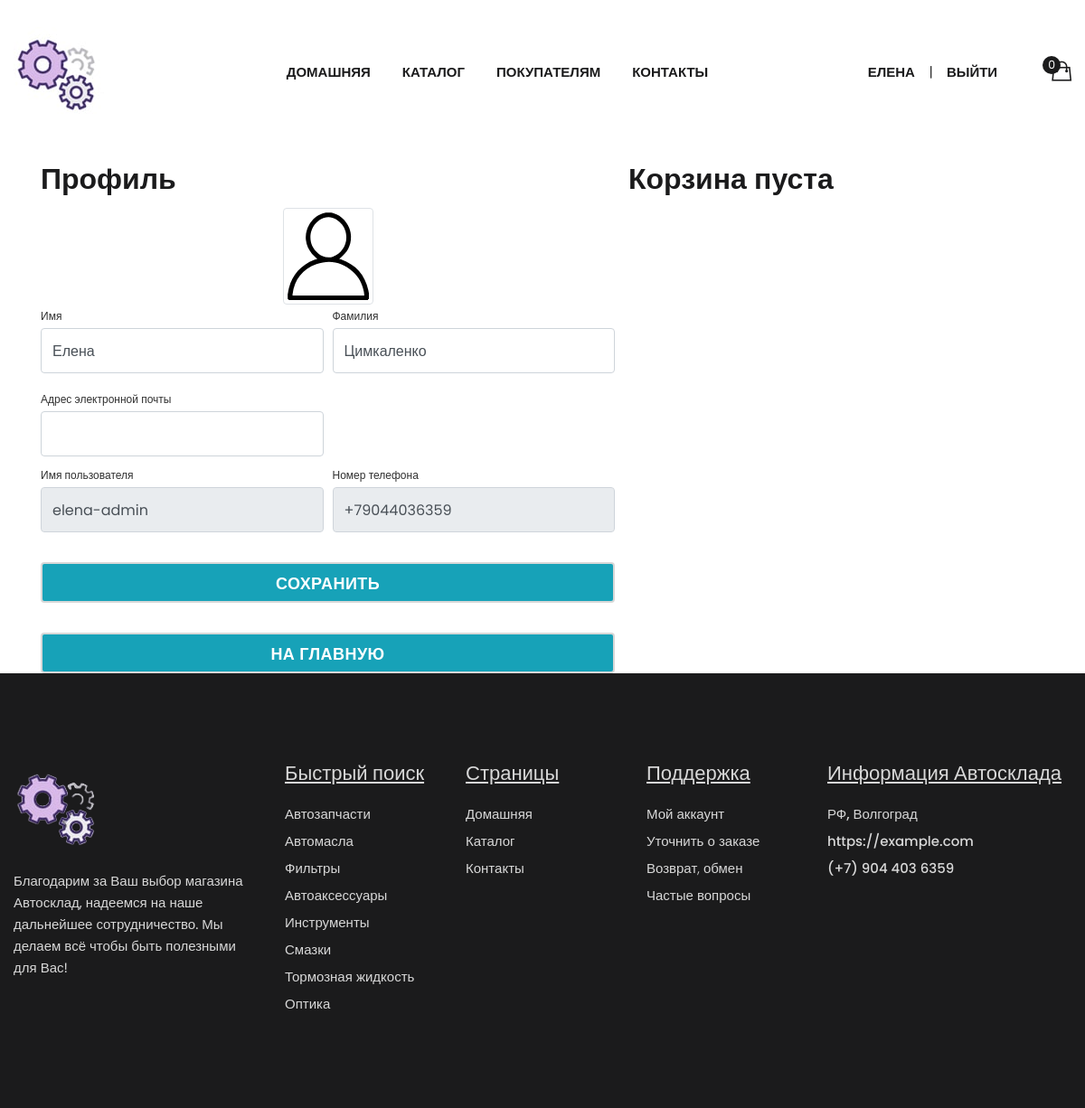
Page /users/profile/ (signed in) on the committed database.
### users/models.py (models this page shows)
class User(AbstractUser):
    phone_number = PhoneNumberField()

### products/models.py (models this page shows, shortened)
class ProductCategory(models.Model):
    name = models.CharField(max_length=64, unique=True)
    description = models.TextField(blank=True)
    image = models.ImageField(upload_to='productcategories_images', blank=True)
    class Meta:
        verbose_name_plural = 'Product Categories'

### users/views.py (the view)
# urls.py: path('profile/', profile, name='profile'),
@login_required
def profile(request):
    user = request.user
    if request.method == 'POST':
        form = UserProfileForm(data=request.POST, instance=user)
        if form.is_valid():
            form.save()
            return HttpResponseRedirect(reverse('users:profile'))
    else:
        form = UserProfileForm(instance=user)
    baskets = Basket.objects.filter(user=user)
    total_quantity = sum(basket.quantity for basket in baskets)
    total_sum = sum(basket.sum() for basket in baskets)
    context = {'form': form,
               'title': 'Профиль',
               'baskets': baskets,
               'total_quantity': total_quantity,
               'total_sum': total_sum,
               'categories': ProductCategory.objects.all(),
    }
    return render(request, 'users/profile.html', context)

### users/forms.py
class UserProfileForm(UserChangeForm):
    username = forms.CharField(widget=forms.TextInput(attrs={'readonly': True}))
    phone_number = forms.CharField(widget=forms.TextInput(attrs={'readonly': True}))
    email = forms.CharField(widget=forms.EmailInput(), required=False)
    class Meta:
        model = User
        fields = ('username', 'phone_number', 'first_name', 'last_name')
    def __init__(self, *args, **kwargs):
        super(UserProfileForm, self).__init__(*args, **kwargs)
        for field_name, field in self.fields.items():
            field.widget.attrs['class'] = 'form-control py-4'

### users/templates/users/profile.html (shortened to what this page needs)
{% extends 'products/base.html' %}
{% load static %}
{% block content %}
    <div class="container">
        <div class="row">
            <div class="col-lg-7">
                <h4 class="mt-3 mb-3">Профиль</h4>
                <div class="col-lg-12 text-center">
                    <img width="100" height="100"
                        src="{% if user.image %} {{ user.image.url }} {% else %} {% static 'images/user.svg' %} {% endif %}"
                        class="img-thumbnail">
                </div>
                <form action="{% url 'users:profile' %}" method="post" enctype="multipart/form-data">
                    <div class="form-row">
                        <div class="col-lg-6">
                            <div class="form-group">
                                <label class="small mb-1" for="{{ form.first_name.id_for_label }}">Имя</label>
                                {{ form.first_name }}
                            </div>
                        </div>
                        <div class="col-lg-6">
                            <div class="form-group">
                                <label class="small mb-1" for="{{ form.last_name.id_for_label }}">Фамилия</label>
                                {{ form.last_name }}
                            </div>
                        </div>
                    </div>
                    <div class="form-row mb-2">
                        <div class="col-lg-6">
                            <label class="small mb-1" for="{{ form.email.id_for_label }}">Адрес электронной
                                почты</label>
                            {{ form.email }}
                        </div>
                    </div>
                    <div class="form-row">
                        <div class="col-lg-6">
                            <label class="small mb-1" for="{{ form.username.id_for_label }}">Имя пользователя</label>
                            {{ form.username }}
                        </div>
                        <div class="col-lg-6">
                            <label class="small mb-1" for="{{ form.phone_number.id_for_label }}">Номер телефона</label>
                            {{ form.phone_number }}
                        </div>
                    </div>
                    <div class="form-row">
                        <div class="col-lg-12" style="margin-top: 33px;">
                            <input class="btn btn-info btn-block" type="submit" value="Сохранить">
                        </div>
                    </div>
                    <div class="form-row">
                        <div class="col-lg-12" style="margin-top: 33px;">
                            <a class="btn btn-info btn-block" href="{% url 'index' %}">На главную</a>
                        </div>
                    </div>
                </form>
            </div>
            {% include 'products/basket.html' %}
        </div>
    </div>
{% endblock %}

### products/templates/products/base.html (shortened to what this page needs)
{% load static %}
<!DOCTYPE html>
<html class="no-js" lang="zxx">
<head>
    <link href="{% static 'css/leaflet.min.css' %}" rel="stylesheet" />
    <link href="{% static 'css/nice-select.min.css' %}" rel="stylesheet" />
    <link href="{% static 'css/slick.min.css' %}" rel="stylesheet" />
    <link href="{% static 'css/magnific-popup.min.css' %}" rel="stylesheet" />
    <link href="{% static 'css/slicknav.min.css' %}" rel="stylesheet" />
    <link href="{% static 'css/animate.min.css' %}" rel="stylesheet" />
    <link href="{% static 'css/ionicons.min.css' %}" rel="stylesheet" />
    <link href="{% static 'css/font-awesome.min.css' %}" rel="stylesheet" />
    <link href="{% static 'css/bootstrap.min.css' %}" rel="stylesheet" />
    <link href="{% static 'css/style.css' %}" rel="stylesheet" />
    <link href="{% static 'css/helper.min.css' %}" rel="stylesheet" />
</head>
<body>
    <header class="header-area">
        <div class="container container-wide">
            <div class="row align-items-center">
                <div class="col-sm-4 col-lg-2">
                    <div class="site-logo text-center text-sm-left">
                        <a href="index.html"><img src="{% static 'img/1c01759e11ed37c1b5b81d2122090be0.jpg' %}" alt="Logo" /></a>
                    </div>
                </div>
                <div class="col-lg-7 d-none d-lg-block">
                    <div class="site-navigation">
                        <ul class="main-menu nav">
                            <li><a href="{% url 'index' %}">Домашняя</a></li>
                            <li><a href="{% url 'products:index' %}">Каталог</a></li>
                            <li class="has-submenu"><a href="#">Покупателям</a>
                            </li>
                            <li><a href="{% url 'products:contact' %}">Контакты</a></li>
                        </ul>
                    </div>
                </div>
                <div class="col-sm-8 col-lg-3">
                    <div class="site-action d-flex justify-content-center justify-content-sm-end align-items-center">
                        {% if request.user.is_authenticated %}
                            <ul class="login-reg-nav nav">
                                <li><a href="{% url 'users:profile' %}">{{ request.user.first_name }}</a></li>
                                <li><a href="{% url 'users:logout' %}">Выйти</a></li>
                            </ul>
						{% else %}
                            <ul class="login-reg-nav nav">
                                <li><a href="{% url 'users:login' %}">Войти</a></li>
                                <li><a href="{% url 'users:register' %}">Регистрация</a></li>
                            </ul>
						{% endif %}
                        <div class="mini-cart-wrap">
                            {% if request.user.is_authenticated %}
                                <a href="{% url 'users:profile' %}" class="btn-mini-cart">
                                    <i class="ion-bag"></i>
                                    <span class="cart-total">{{ total_quantity }}</span>
                                </a>
                            {% else %}
                                <a href="{% url 'users:login' %}" class="btn-mini-cart">
                                    <i class="ion-bag"></i>
                                    <span class="cart-total">0</span>
                                </a>
                            {% endif %}
                        </div>
                    </div>
                </div>
            </div>
        </div>
    </header>
    {% block content %} {% endblock %}
    <footer class="footer-area">
        <div class="footer-widget-area">
            <div class="container container-wide">
                <div class="row mtn-40">
                    <div class="col-lg-3">
                        <div class="widget-item">
                            <div class="about-widget">
                                <a href="index.html"><img src="{% static 'img/1c01759e11ed37c1b5b81d2122090be0-squads.png' %}" alt="Logo" /></a>
                                <p>Благодарим за Ваш выбор магазина Автосклад,
                                    надеемся на наше дальнейшее сотрудничество.
                                    Мы делаем всё чтобы быть полезными для Вас!
                                </p>
                            </div>
                        </div>
                    </div>
                    <div class="col-sm-6 col-lg-2">
                        <div class="widget-item">
                            <h4 class="widget-title">Быстрый поиск</h4>
                            <div class="widget-body">
                                <ul class="widget-list">
                                    {% for category in categories %}
                                        <li><a href="{% url 'products:index_cat' category.id %}">{{ category.name }}</a></li>
                                    {% endfor %}
                                </ul>
                            </div>
                        </div>
                    </div>
                    <div class="col-sm-6 col-lg-2">
                        <div class="widget-item">
                            <h4 class="widget-title">Страницы</h4>
                            <div class="widget-body">
                                <ul class="widget-list">
                                    <li><a href="{% url 'index' %}">Домашняя</a></li>
                                    <li><a href="{% url 'products:index' %}">Каталог</a></li>
                                    <li><a href="{% url 'products:contact' %}">Контакты</a></li>
                                </ul>
                            </div>
                        </div>
                    </div>
                    <div class="col-sm-6 col-lg-2">
                        <div class="widget-item">
                            <h4 class="widget-title">Поддержка</h4>
                            <div class="widget-body">
                                <ul class="widget-list">
                                    <li><a href="{% url 'users:profile' %}">Мой аккаунт</a></li>
                                    <li><a href="{% url 'products:about_order' %}">Уточнить о заказе</a></li>
                                    <li><a href="{% url 'products:return' %}">Возврат, обмен</a></li>
                                    <li><a href="{% url 'products:faq' %}">Частые вопросы</a></li>
                                </ul>
                            </div>
                        </div>
                    </div>
                    <div class="col-sm-6 col-lg-3">
                        <div class="widget-item">
                            <h4 class="widget-title">Информация Автосклада</h4>
                            <div class="widget-body">
                                <address>
                                    РФ, Волгоград <br>
                                https://example.com <br>
                                (+7) 904 403 6359
                            </address>
                            </div>
                        </div>
                    </div>
                </div>
            </div>
        </div>
    </footer>
</body>
</html>

### rows in the picture
User: user.first_name "ЕЛЕНА", first_name "Елена", last_name "Цимкаленко", username "elena-admin", phone_number "+79044036359"
ProductCategory: name "Автозапчасти"
ProductCategory: name "Автомасла"
ProductCategory: name "Фильтры"
ProductCategory: name "Автоаксессуары"
ProductCategory: name "Инструменты"
ProductCategory: name "Смазки"
ProductCategory: name "Тормозная жидкость"
ProductCategory: name "Оптика"

### other values in the picture
{{ total_quantity }} "0"
